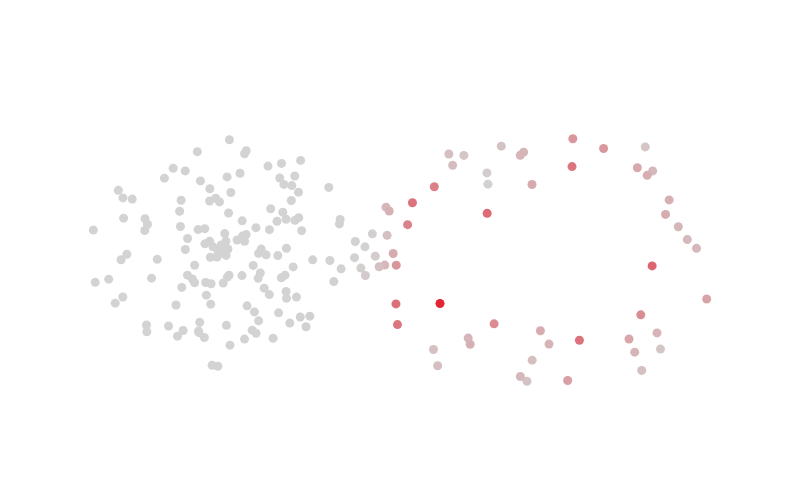
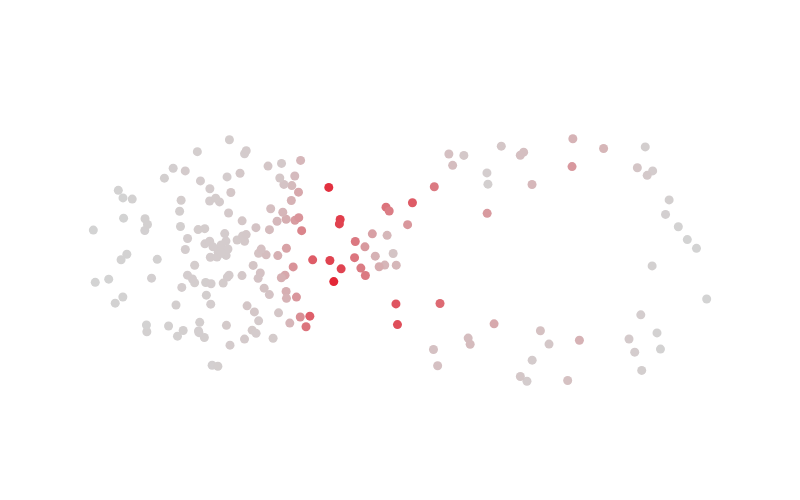
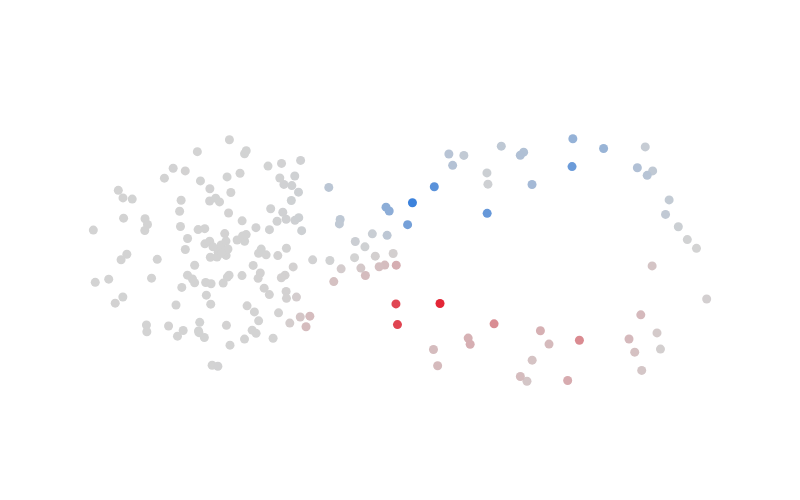

The cell these charts' notebook holds for them, in order:
### Markdown cell above
Let's plot some metrics, by (literal) contraction with the metric tensor. 
This will show use the supports of the forms, and where they align.

We are working in the eigenfunction basis for functions, so need to multiply by u.T to get back into the pointwise basis.

### Code cell
metric_a1a1 = contract('ijk,i,j', DG_data.g1(), a1, a1)
print('Metric g(a_1,a_1):')
plot_scatter(DG_data.data, DG_data.u().T @ metric_a1a1).show()

metric_a2a2 = contract('ijk,i,j', DG_data.g1(), a2, a2)
print('Metric g(a_2,a_2):')
plot_scatter(DG_data.data, DG_data.u().T @ metric_a2a2).show()

metric_a1a2 = contract('ijk,i,j', DG_data.g1(), a1, a2)
print('Metric g(a_1,a_2):')
plot_scatter(DG_data.data, DG_data.u().T @ metric_a1a2).show()

### Figure 1 — Plotly figure (JSON) as saved in the notebook; plotly's stock layout.template omitted (floating-point values rounded to 4 significant figures; data arrays with more than 128 entries replaced by an {"elided": "..."} marker saying what was removed)
{"data": [{"marker": {"cmax": 0.5782, "cmid": 0, "cmin": -0.5782, "color": {"elided": "200 float values"}, "colorscale": [[0, "#166dde"], [0.5, "lightgray"], [1, "#e32636"]], "size": 9}, "mode": "markers", "type": "scatter", "x": {"elided": "200 float values"}, "y": {"elided": "200 float values"}}], "layout": {"height": 500, "paper_bgcolor": "rgba(0,0,0,0)", "plot_bgcolor": "rgba(0,0,0,0)", "showlegend": false, "width": 800, "xaxis": {"range": [-1.184, 1.217], "visible": false}, "yaxis": {"range": [-0.5249, 0.4849], "scaleanchor": "x", "scaleratio": 1, "visible": false}}}

### Figure 2 — Plotly figure (JSON) as saved in the notebook; plotly's stock layout.template omitted (floating-point values rounded to 4 significant figures; data arrays with more than 128 entries replaced by an {"elided": "..."} marker saying what was removed)
{"data": [{"marker": {"cmax": 0.6349, "cmid": 0, "cmin": -0.6349, "color": {"elided": "200 float values"}, "colorscale": [[0, "#166dde"], [0.5, "lightgray"], [1, "#e32636"]], "size": 9}, "mode": "markers", "type": "scatter", "x": {"elided": "200 float values"}, "y": {"elided": "200 float values"}}], "layout": {"height": 500, "paper_bgcolor": "rgba(0,0,0,0)", "plot_bgcolor": "rgba(0,0,0,0)", "showlegend": false, "width": 800, "xaxis": {"range": [-1.184, 1.217], "visible": false}, "yaxis": {"range": [-0.5249, 0.4849], "scaleanchor": "x", "scaleratio": 1, "visible": false}}}

### Figure 3 — Plotly figure (JSON) as saved in the notebook; plotly's stock layout.template omitted (floating-point values rounded to 4 significant figures; data arrays with more than 128 entries replaced by an {"elided": "..."} marker saying what was removed)
{"data": [{"marker": {"cmax": 0.4704, "cmid": 0, "cmin": -0.4704, "color": {"elided": "200 float values"}, "colorscale": [[0, "#166dde"], [0.5, "lightgray"], [1, "#e32636"]], "size": 9}, "mode": "markers", "type": "scatter", "x": {"elided": "200 float values"}, "y": {"elided": "200 float values"}}], "layout": {"height": 500, "paper_bgcolor": "rgba(0,0,0,0)", "plot_bgcolor": "rgba(0,0,0,0)", "showlegend": false, "width": 800, "xaxis": {"range": [-1.184, 1.217], "visible": false}, "yaxis": {"range": [-0.5249, 0.4849], "scaleanchor": "x", "scaleratio": 1, "visible": false}}}
